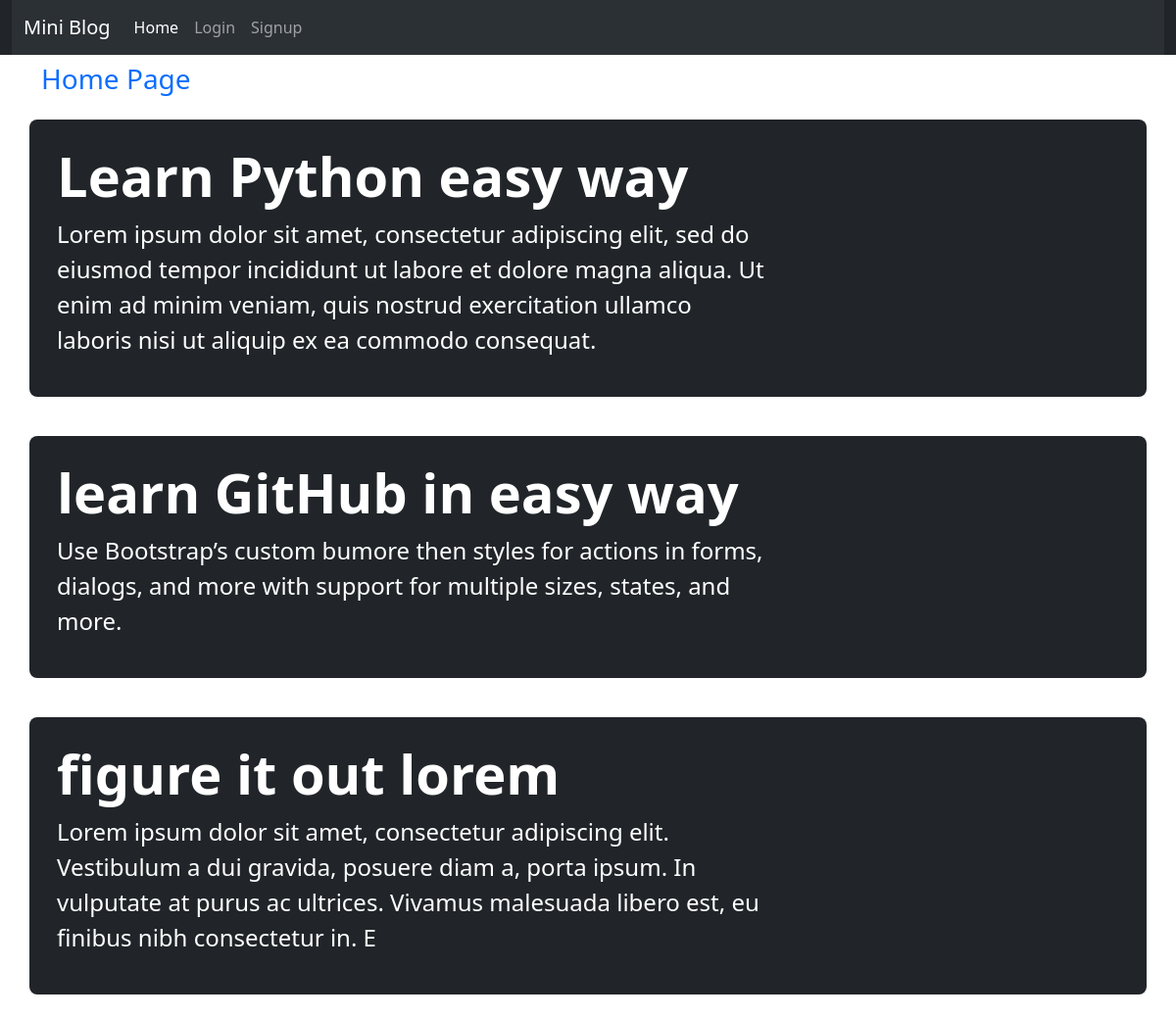
The page / on the database its author committed.
### miniblogapp/models.py (models this page shows, shortened)
class Post(models.Model):
    title = models.CharField(max_length=100)
    desc = models.TextField()

### miniblogapp/views.py (the view)
# urls.py: 2. Add a URL to urlpatterns:  path('', views.home, name='home')
def home(request):
    posts = Post.objects.all()
    paginator = Paginator(posts, 3)
    page_number = request.GET.get('page')
    page_obj = paginator.get_page(page_number)
    return render(request, 'home.html', {'posts': page_obj})

### miniblogapp/templates/home.html
{% extends 'base.html' %}
{% load static %}
{% block content %}
    <h3 class="text-primary  my-2">Home Page</h3>
    {% for post in posts %}
    <div class="p-3 mb-4 my-3 bg-body-dark text-bg-dark rounded-3" >
      <div class="container-fluid py-2">
        <h1 class="display-4 fw-bold">{{ post.title }}</h1>
        <p class="col-sm-8 fs-4">{{ post.desc }}</p>
      </div>
    </div>
    {% endfor %}
{% endblock content %}

### rows shown on the page
Post: title "Learn Python easy way", desc "Lorem ipsum dolor sit amet, consectetur adipiscing elit, sed do eiusmod tempor incididunt ut labore et dolore magna aliqua. Ut enim ad minim veniam, quis nostrud exercitation ullamco laboris nisi ut aliquip ex ea commodo consequat."
Post: title "learn GitHub in easy way", desc "Use Bootstrap’s custom bumore then styles for actions in forms, dialogs, and more with support for multiple sizes, states, and more."
Post: title "figure it out lorem", desc "Lorem ipsum dolor sit amet, consectetur adipiscing elit. Vestibulum a dui gravida, posuere diam a, porta ipsum. In vulputate at purus ac ultrices. Vivamus malesuada libero est, eu finibus nibh consectetur in. E"
